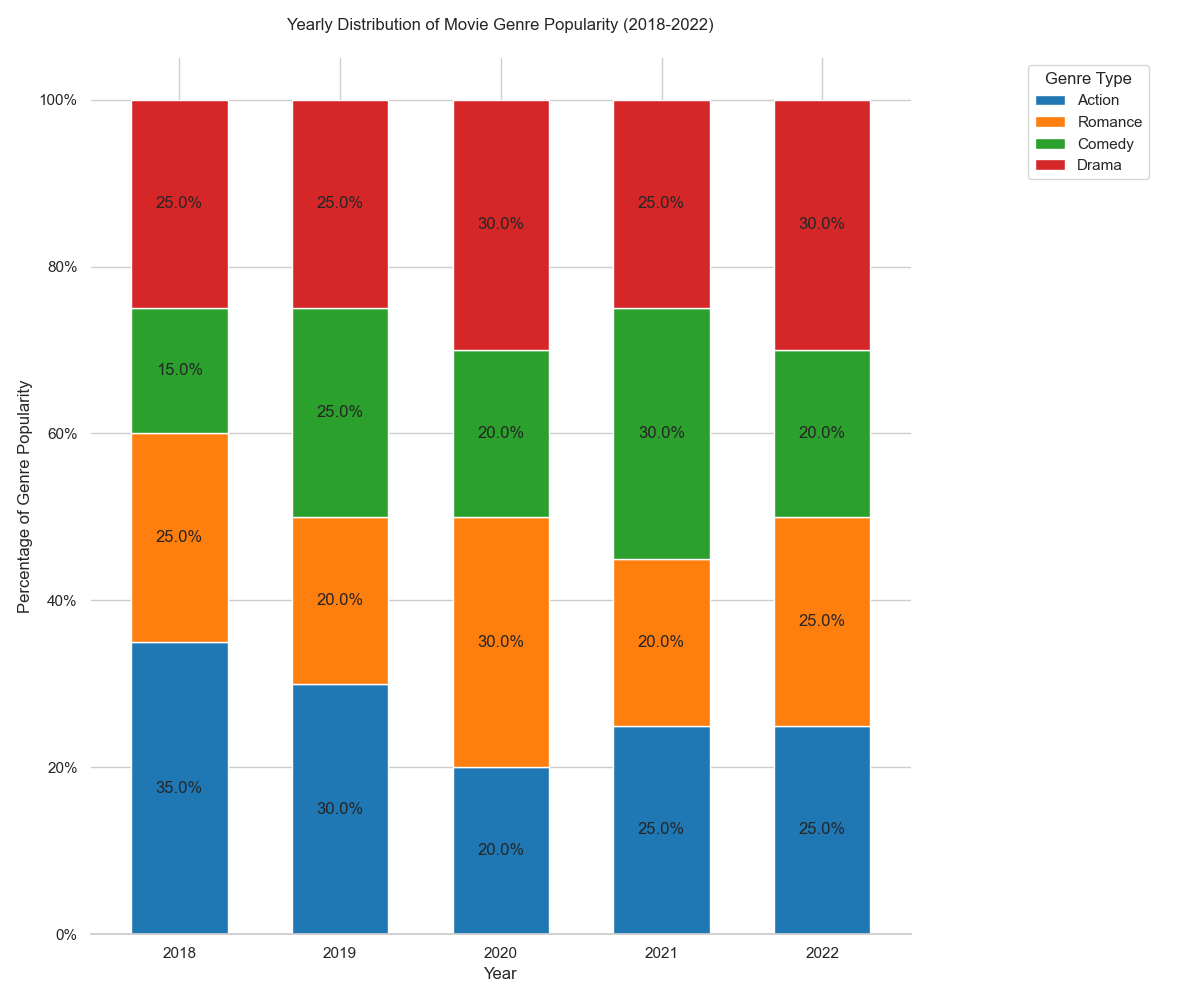

This chart was generated by the following Python code:

import pandas as pd
import seaborn as sns
import matplotlib.pyplot as plt
from matplotlib.ticker import FixedFormatter

# Creating the dataframe
data = {
    'Year': ['2018', '2019', '2020', '2021', '2022'],
    'Action': [35, 30, 20, 25, 25],
    'Romance': [25, 20, 30, 20, 25],
    'Comedy': [15, 25, 20, 30, 20],
    'Drama': [25, 25, 30, 25, 30]
}
df = pd.DataFrame(data)
df.set_index('Year', inplace=True)

# Convert to percentages
df_percentage = df.div(df.sum(axis=1), axis=0) * 100

# Starting the stackplot
fig, ax = plt.subplots(figsize=(12, 10))
df_percentage.plot(kind='bar', stacked=True, width=0.6, color=['#1f77b4', '#ff7f0e', '#2ca02c', '#d62728'], ax=ax)

# Adding the percentage labels on each bar
for c in ax.containers:
    labels = [f'{w:.1f}%' for w in c.datavalues]
    ax.bar_label(c, labels=labels, label_type='center')

ax.set_ylabel('Percentage of Genre Popularity')
ax.set_xlabel('Year')
ax.set_title('Yearly Distribution of Movie Genre Popularity (2018-2022)', pad=20)
ax.yaxis.set_major_formatter(FixedFormatter(['0%', '20%', '40%', '60%', '80%', '100%']))

plt.xticks(rotation=0)
plt.legend(title='Genre Type', loc='upper right', bbox_to_anchor=(1.3, 1))
sns.despine(left=True)

plt.tight_layout()
plt.show()
